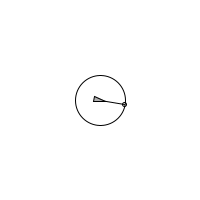
Frame 1 (no input)
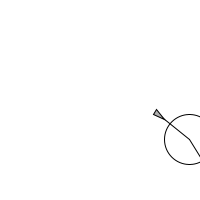
Frame 60 (the mouse pressed at the canvas centre just before this capture)
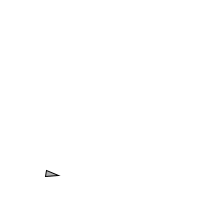
Frame 120 (the mouse held since frame 60 and released just before this capture)

The Processing sketch that drew these frames (run headless with seeded random() and noise(); from frame 60 on, the mouse is pressed at the canvas centre):

// Processing sketch: Wander
// ── Wander.pde
// Wander
// Daniel Shiffman <http://www.shiffman.net>
// The Nature of Code

// Demonstration of Craig Reynolds' "Wandering" behavior
// See: http://www.red3d.com/cwr/

// Click mouse to turn on and off rendering of the wander circle


Vehicle wanderer;
boolean debug = true;

void setup() {
  size(200,200);
  wanderer = new Vehicle(width/2,height/2);
  smooth();
}

void draw() {
  background(255);
  wanderer.wander();
  wanderer.run();
}

void mousePressed() {
  debug = !debug;
}



// ── Vehicle.pde
// Wander
// Daniel Shiffman <http://www.shiffman.net>
// The Nature of Code

// The "Vehicle" class (for wandering)

class Vehicle {

  PVector location;
  PVector velocity;
  PVector acceleration;
  float r;
  float wandertheta;
  float maxforce;    // Maximum steering force
  float maxspeed;    // Maximum speed

  Vehicle(float x, float y) {
    acceleration = new PVector(0,0);
    velocity = new PVector(0,0);
    location = new PVector(x,y);
    r = 3;
    wandertheta = 0;
    maxspeed = 2;
    maxforce = 0.05;
  }

  void run() {
    update();
    borders();
    display();
  }

  // Method to update location
  void update() {
    // Update velocity
    velocity.add(acceleration);
    // Limit speed
    velocity.limit(maxspeed);
    location.add(velocity);
    // Reset accelertion to 0 each cycle
    acceleration.mult(0);
  }

  void wander() {
    float wanderR = 25;         // Radius for our "wander circle"
    float wanderD = 40;         // Distance for our "wander circle"
    float change = 0.6;
    wandertheta += random(-change,change);     // Randomly change wander theta

    // Now we have to calculate the new location to steer towards on the wander circle
    PVector circleloc = velocity.get();    // Start with velocity
    circleloc.normalize();            // Normalize to get heading
    circleloc.mult(wanderD);          // Multiply by distance
    circleloc.add(location);               // Make it relative to boid's location
    
    float h = velocity.heading2D();        // We need to know the heading to offset wandertheta

    PVector circleOffSet = new PVector(wanderR*cos(wandertheta+h),wanderR*sin(wandertheta+h));
    PVector target = PVector.add(circleloc,circleOffSet);
    seek(target);

    // Render wandering circle, etc. 
    if (debug) drawWanderStuff(location,circleloc,target,wanderR);
  }  

  void applyForce(PVector force) {
    // We could add mass here if we want A = F / M
    acceleration.add(force);
  }


  // A method that calculates and applies a steering force towards a target
  // STEER = DESIRED MINUS VELOCITY
  void seek(PVector target) {
    PVector desired = PVector.sub(target,location);  // A vector pointing from the location to the target

    // Normalize desired and scale to maximum speed
    desired.normalize();
    desired.mult(maxspeed);
    // Steering = Desired minus Velocity
    PVector steer = PVector.sub(desired,velocity);
    steer.limit(maxforce);  // Limit to maximum steering force

    applyForce(steer);
  }

  void display() {
    // Draw a triangle rotated in the direction of velocity
    float theta = velocity.heading2D() + radians(90);
    fill(175);
    stroke(0);
    pushMatrix();
    translate(location.x,location.y);
    rotate(theta);
    beginShape(TRIANGLES);
    vertex(0, -r*2);
    vertex(-r, r*2);
    vertex(r, r*2);
    endShape();
    popMatrix();
  }

  // Wraparound
  void borders() {
    if (location.x < -r) location.x = width+r;
    if (location.y < -r) location.y = height+r;
    if (location.x > width+r) location.x = -r;
    if (location.y > height+r) location.y = -r;
  }
}


// A method just to draw the circle associated with wandering
void drawWanderStuff(PVector location, PVector circle, PVector target, float rad) {
  stroke(0); 
  noFill();
  ellipseMode(CENTER);
  ellipse(circle.x,circle.y,rad*2,rad*2);
  ellipse(target.x,target.y,4,4);
  line(location.x,location.y,circle.x,circle.y);
  line(circle.x,circle.y,target.x,target.y);
}
